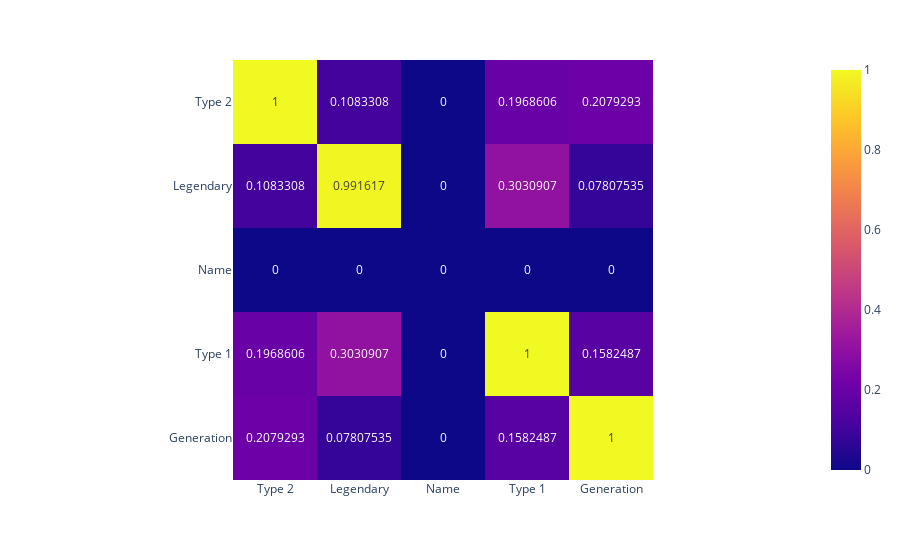

Notebook code cell kept with this figure:
### Markdown cell above
## Heatmaps for qualitative correlations

### Code cell
# git clone https://github.com/ayanatherate/dfcorrs.git
# cd dfcorrs 
# pip install -r requirements.txt

from dfcorrs.cramersvcorr import Cramers
cram=Cramers()
# cram.corr(df_pokemon)
cram.corr(df_pokemon, plot_htmp=True)

### Figure 1 — Plotly figure (JSON) as saved in the notebook; plotly's stock layout.template omitted (floating-point values rounded to 4 significant figures)
{"data": [{"coloraxis": "coloraxis", "hovertemplate": "x: %{x}<br>y: %{y}<br>color: %{z}<extra></extra>", "name": "0", "texttemplate": "%{z}", "type": "heatmap", "x": ["Type 2", "Legendary", "Name", "Type 1", "Generation"], "xaxis": "x", "y": ["Type 2", "Legendary", "Name", "Type 1", "Generation"], "yaxis": "y", "z": [[1.0, 0.1083, 0.0, 0.1969, 0.2079], [0.1083, 0.9916, 0.0, 0.3031, 0.07808], [0.0, 0.0, 0.0, 0.0, 0.0], [0.1969, 0.3031, 0.0, 1.0, 0.1582], [0.2079, 0.07808, 0.0, 0.1582, 1.0]]}], "layout": {"coloraxis": {"colorscale": [[0, "#0d0887"], [0.1111, "#46039f"], [0.2222, "#7201a8"], [0.3333, "#9c179e"], [0.4444, "#bd3786"], [0.5556, "#d8576b"], [0.6667, "#ed7953"], [0.7778, "#fb9f3a"], [0.8889, "#fdca26"], [1, "#f0f921"]]}, "margin": {"t": 60}, "xaxis": {"anchor": "y", "constrain": "domain", "domain": [0, 1], "scaleanchor": "y"}, "yaxis": {"anchor": "x", "autorange": "reversed", "constrain": "domain", "domain": [0, 1]}}}
